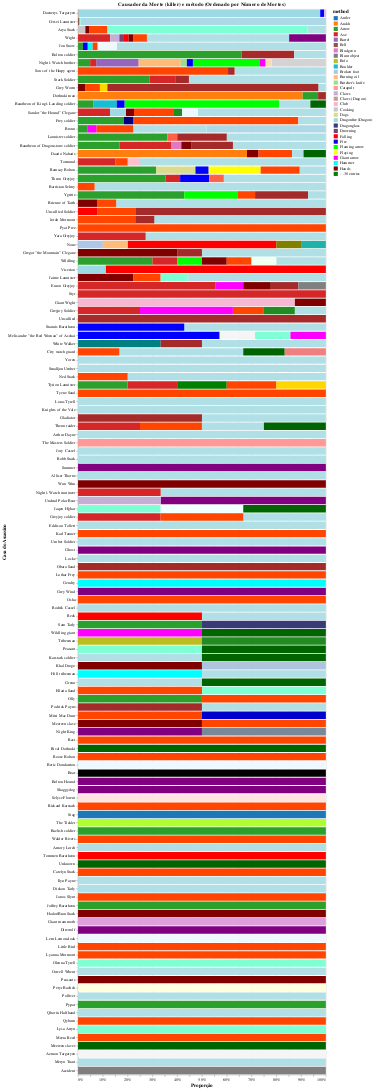

The notebook cell this image was saved under:
### Markdown cell above
## Qual o personagem que, individualmente, causou mais mortes?

### Code cell
plotKillerMethod(deaths_df, 'killer')

### Figure 1 — Vega-Lite specification as saved in the notebook (floating-point values rounded to 4 significant figures; data arrays with more than 128 entries replaced by an {"elided": "..."} marker saying what was removed)
{"config": {"view": {"continuousWidth": 400, "continuousHeight": 300}}, "data": {"name": "data-6ca41e83562e1a9af10b6146798f068c"}, "mark": "bar", "encoding": {"color": {"field": "method", "scale": {"range": {"elided": "144 str values"}}, "type": "nominal"}, "tooltip": [{"field": "method", "type": "nominal"}, {"field": "count", "type": "quantitative"}], "x": {"axis": {"title": "Proporção"}, "field": "count", "stack": "normalize", "type": "quantitative"}, "y": {"axis": {"title": "Casa do Assassino"}, "field": "killer", "sort": "-x", "type": "nominal"}}, "title": "Causador da Morte (killer) e método (Ordenado por Número de Mortes)", "width": 600, "$schema": "https://vega.github.io/schema/vega-lite/v4.17.0.json", "datasets": {"data-6ca41e83562e1a9af10b6146798f068c": {"elided": "293 records"}}}
